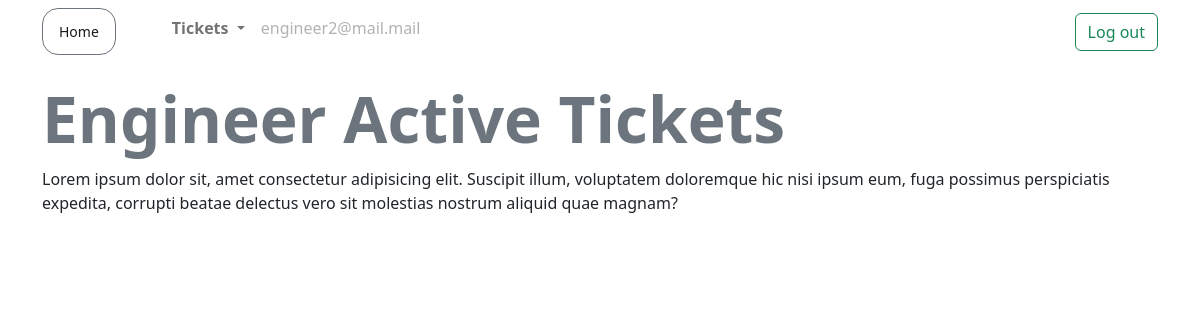
Before: /ticket/engineer-active-tickets/ (signed in) with the older database file.
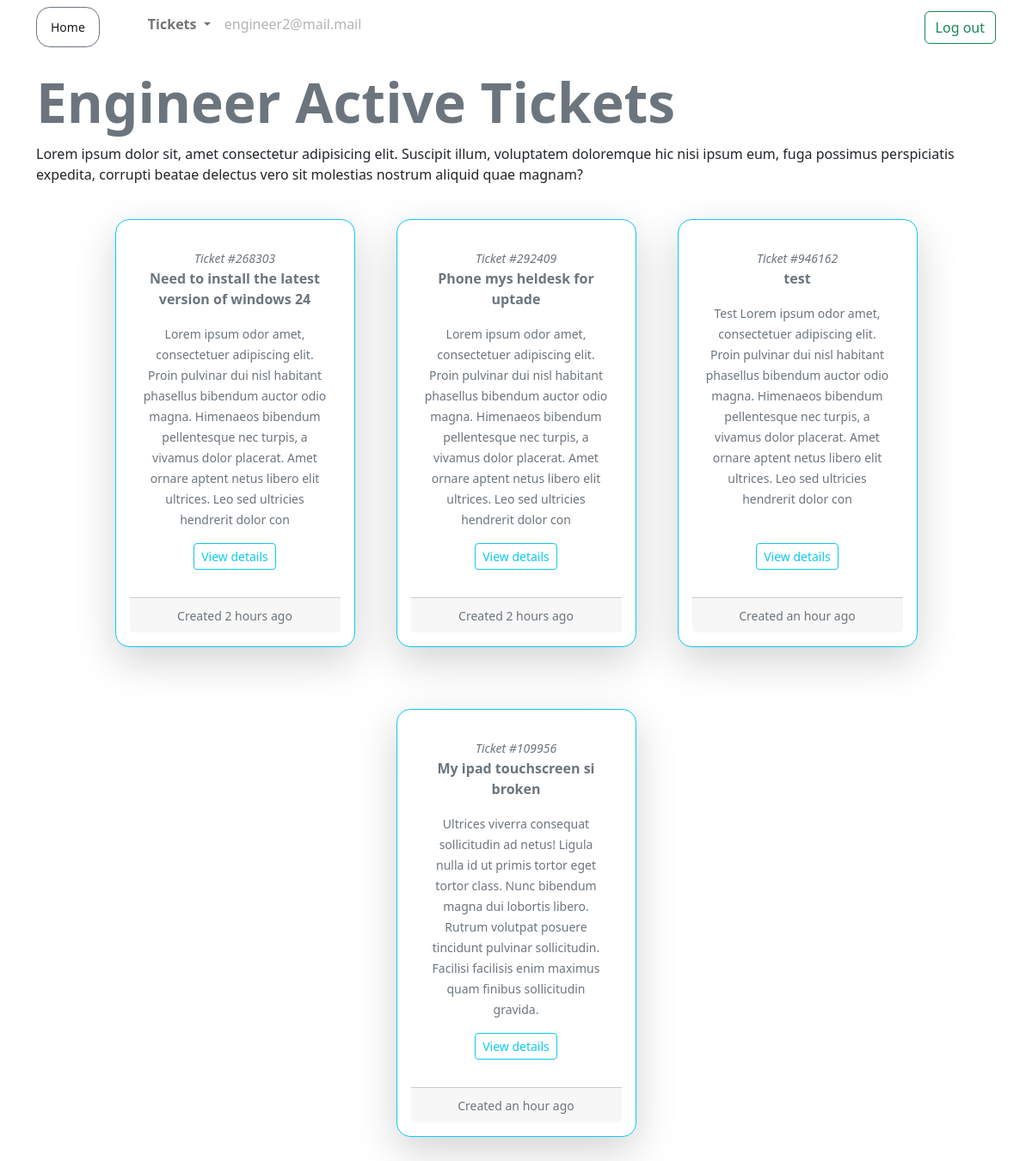
After: the same page with the newer database file.
### ticket/models.py (models this page shows)
class Ticket(models.Model):
    customer = models.ForeignKey(User, on_delete=models.CASCADE)
    engineer = models.ForeignKey(User, on_delete=models.DO_NOTHING, null=True, blank=True, related_name='engineer')
    ticket_id = models.CharField(max_length=15, unique=True)
    ticket_title = models.CharField(max_length=50)
    ticket_description = models.TextField()
    status = models.CharField(max_length=20, choices=(('Active', 'Active'),('Pending', 'Pending'), ('Resolved','Resolved')))
    created_on = models.DateTimeField(auto_now_add=True)
    last_modified = models.DateTimeField(auto_now=True)
    is_resolved = models.BooleanField(default=False)
    severity = models.CharField(max_length=5, choices=(('A', 'A'), ('B', 'B')), default='B')
    is_assigned_to_engineer = models.BooleanField(default=False)
    resolution = models.TextField(null=True, blank=True)

### ticket/views.py (the view)
# urls.py: path('engineer-active-tickets/', views.engineer_active_tickets, name='engineer-active-tickets'),
@login_required
def engineer_active_tickets(request):
    tickets = Ticket.objects.filter(is_resolved = False, is_assigned_to_engineer = True, engineer = request.user)
    context = {'tickets': tickets}
    return render(request, 'ticket/engineer_active_tickets.html', context)

### templates/ticket/engineer_active_tickets.html (shortened to what this page needs)
{% extends 'base.html'%} {% load humanize %} {% block content%}
<h1 class="display-3 fw-bold lh-1 mb-3 text-secondary">Engineer Active Tickets</h1>
<p>
    Lorem ipsum dolor sit, amet consectetur adipisicing elit. Suscipit illum,
    voluptatem doloremque hic nisi ipsum eum, fuga possimus perspiciatis
    expedita, corrupti beatae delectus vero sit molestias nostrum aliquid quae
    magnam?
</p>
<div class="d-flex flex-wrap justify-content-center">
    {% for ticket in tickets %}
    <div
        class="card border-info rounded-4 text-center w-25 p-1 m-4 shadow-lg p-3 mb-5 bg-white rounded"
    >
        <div class="card-body">
            <p class="card-text text-muted">
                <small> <i>Ticket #{{ticket.ticket_id}} </small></i>
                <br />
                <b> {{ticket.ticket_title}} </b>
            </p>
            <p class="card-text text-muted">
                <small> {{ticket.ticket_description}} </small>
            </p>
        </div>
        <div class="mb-2">
            <a
                href="{% url 'ticket-details' ticket.ticket_id %}"
                class="btn btn-outline-info btn-sm"
                >View details</a
            >
        </div>
        <br />
        <div class="card-footer text-muted">
            <small> Created {{ticket.created_on|naturaltime}} </small>
        </div>
    </div>
    {% endfor %}
</div>
{%endblock content%}

Changed rows visible on the page:
now on this page (row edited): Ticket: ticket_id "268303", ticket_title "Need to install the latest version of windows 24", ticket_description "Lorem ipsum odor amet, consectetuer adipiscing elit. Proin pulvinar dui nisl habitant phasellus bibendum auctor odio magna. Himenaeos bibendum pellentesque nec turpis, a vivamus dolor placerat. Amet ornare aptent netus libero elit ultrices. Leo sed ultricies hendrerit dolor con", created_on "2 hours ago"
now on this page (row edited): Ticket: ticket_id "292409", ticket_title "Phone mys heldesk for uptade", ticket_description "Lorem ipsum odor amet, consectetuer adipiscing elit. Proin pulvinar dui nisl habitant phasellus bibendum auctor odio magna. Himenaeos bibendum pellentesque nec turpis, a vivamus dolor placerat. Amet ornare aptent netus libero elit ultrices. Leo sed ultricies hendrerit dolor con", created_on "2 hours ago"
now on this page (row edited): Ticket: ticket_id "946162", ticket_title "test", ticket_description "Test Lorem ipsum odor amet, consectetuer adipiscing elit. Proin pulvinar dui nisl habitant phasellus bibendum auctor odio magna. Himenaeos bibendum pellentesque nec turpis, a vivamus dolor placerat. Amet ornare aptent netus libero elit ultrices. Leo sed ultricies hendrerit dolor con", created_on "an hour ago"
added Ticket: ticket_id "109956", ticket_title "My ipad touchscreen si broken", ticket_description "Ultrices viverra consequat sollicitudin ad netus! Ligula nulla id ut primis tortor eget tortor class. Nunc bibendum magna dui lobortis libero. Rutrum volutpat posuere tincidunt pulvinar sollicitudin. Facilisi facilisis enim maximus quam finibus sollicitudin gravida.", created_on "an hour ago"
